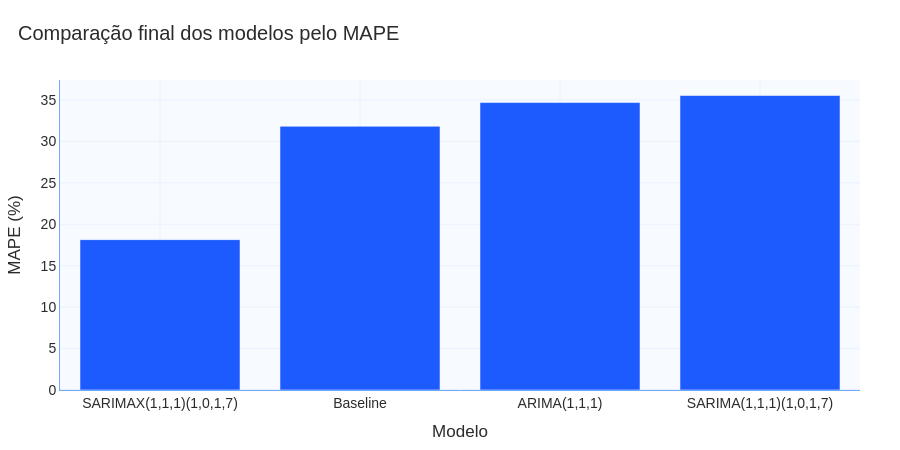

The notebook cell saved with this chart:
### Markdown cell above
### 07.14 Visualizar comparação final

### Code cell
fig = go.Figure()

fig.add_trace(
    go.Bar(
        x=comparacao_final["modelo"],
        y=comparacao_final["MAPE"],
        marker_color=CORES["azul_principal"],
        name="MAPE"
    )
)

fig = aplicar_layout_padrao(
    fig,
    titulo="Comparação final dos modelos pelo MAPE",
    altura=450,
    legenda_horizontal=False
)

fig.update_xaxes(title="Modelo")
fig.update_yaxes(title="MAPE (%)")

fig.show()

### Figure 1 — Plotly figure (JSON) as saved in the notebook; plotly's stock layout.template omitted (floating-point values rounded to 4 significant figures)
{"data": [{"marker": {"color": "#1D5BFF"}, "name": "MAPE", "type": "bar", "x": ["SARIMAX(1,1,1)(1,0,1,7)", "Baseline", "ARIMA(1,1,1)", "SARIMA(1,1,1)(1,0,1,7)"], "y": [18.14, 31.81, 34.68, 35.53]}], "layout": {"colorway": ["#1D5BFF", "#123C8C", "#6FA8FF", "#4C78A8", "#7DA6FF", "#9EC5FF"], "font": {"color": "#2B2B2B", "family": "Arial, sans-serif", "size": 14}, "height": 450, "hovermode": "x unified", "margin": {"b": 60, "l": 60, "r": 40, "t": 80}, "paper_bgcolor": "#FFFFFF", "plot_bgcolor": "#F7FAFF", "title": {"text": "Comparação final dos modelos pelo MAPE", "x": 0.02}, "xaxis": {"gridcolor": "#EAF2FF", "linecolor": "#6FA8FF", "showgrid": true, "tickfont": {"color": "#2B2B2B"}, "title": {"text": "Modelo"}}, "yaxis": {"gridcolor": "#EAF2FF", "linecolor": "#6FA8FF", "showgrid": true, "tickfont": {"color": "#2B2B2B"}, "title": {"text": "MAPE (%)"}}}}
